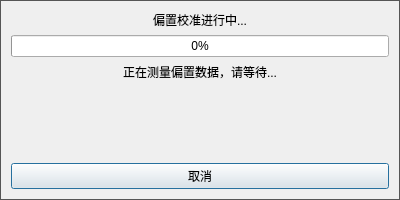
<?xml version="1.0" encoding="UTF-8"?>
<ui version="4.0">
 <class>OffsetCalibrationDialog</class>
 <widget class="QDialog" name="OffsetCalibrationDialog">
  <property name="geometry">
   <rect>
    <x>0</x>
    <y>0</y>
    <width>400</width>
    <height>200</height>
   </rect>
  </property>
  <property name="windowTitle">
   <string>偏置校准</string>
  </property>
  <property name="styleSheet">
   <string>QDialog { border: 1px solid #555555; }</string>
  </property>
  <property name="windowOpacity">
   <double>0.95</double>
  </property>
  <layout class="QVBoxLayout" name="verticalLayout">
   <item>
    <widget class="QLabel" name="label_title">
     <property name="text">
      <string>偏置校准进行中...</string>
     </property>
     <property name="alignment">
      <set>Qt::AlignCenter</set>
     </property>
    </widget>
   </item>
   <item>
    <widget class="QProgressBar" name="progress_bar">
     <property name="value">
      <number>0</number>
     </property>
    </widget>
   </item>
   <item>
    <widget class="QLabel" name="label_status">
     <property name="text">
      <string>正在测量偏置数据，请等待...</string>
     </property>
     <property name="alignment">
      <set>Qt::AlignCenter</set>
     </property>
    </widget>
   </item>
   <item>
    <spacer name="verticalSpacer">
     <property name="orientation">
      <enum>Qt::Vertical</enum>
     </property>
     <property name="sizeHint" stdset="0">
      <size>
       <width>20</width>
       <height>20</height>
      </size>
     </property>
    </spacer>
   </item>
   <item>
    <widget class="QPushButton" name="btn_cancel">
     <property name="text">
      <string>取消</string>
     </property>
    </widget>
   </item>
  </layout>
 </widget>
 <resources/>
 <connections/>
</ui>
